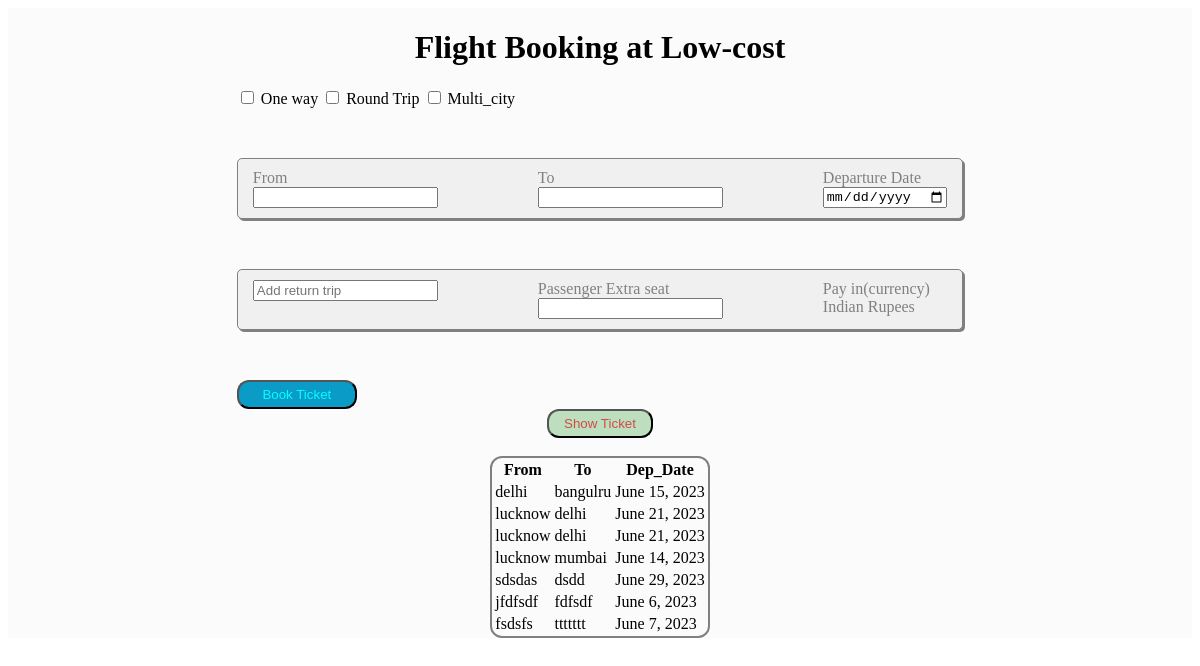
Before: / with the older database file.
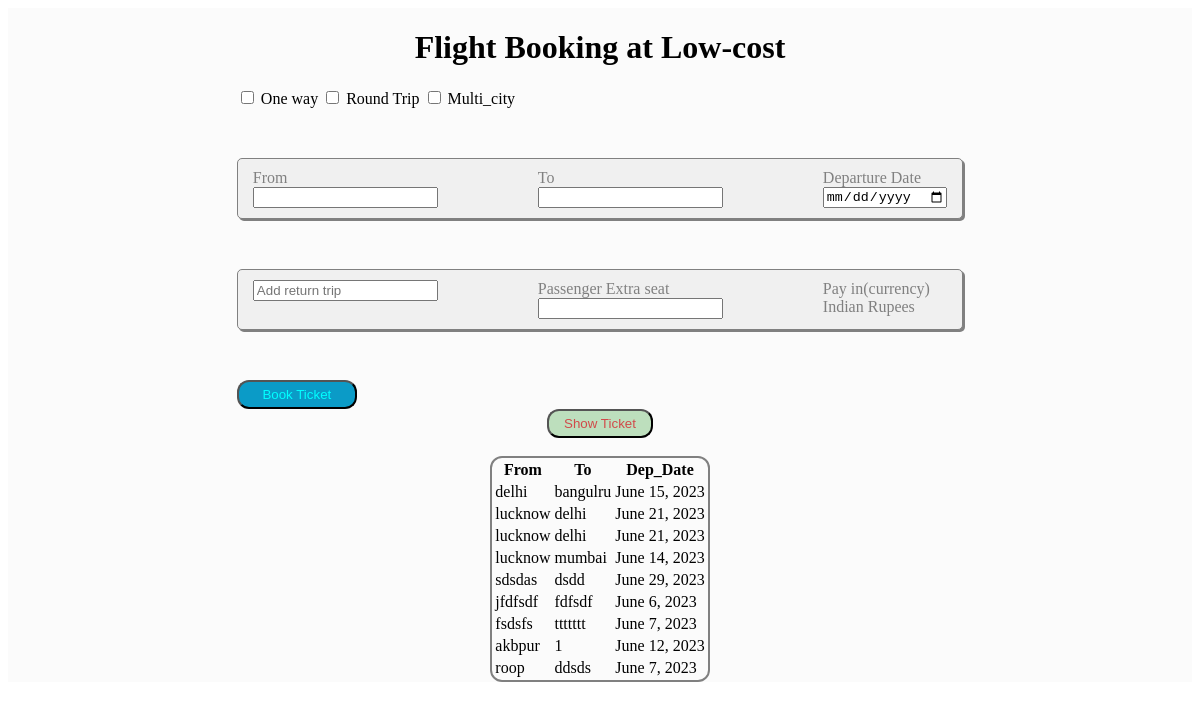
After: the same page with the newer database file.
### core/models.py (models this page shows)
class Book_ticket(models.Model):
    boofrom=models.CharField(max_length=50)
    bookTo=models.CharField(max_length=50)
    dep_date=models.DateField()

### indigo_ticket/views.py (the view, shortened to what this page needs)
# urls.py: 2. Add a URL to urlpatterns:  path('', views.home, name='home')
def home(request):
    if request.method=="GET":
        ticket=Book_ticket.objects.all()
        return render(request,'index.html',{'ticket':ticket})
    else:
        return render(request, 'index.html')

### templates/index.html (shortened to what this page needs)
<!DOCTYPE html>
<html lang="en">
<head>
</head>
<body>
    <div class="container">
        <div>
            <h1 id="A">Flight Booking at Low-cost</h1>
        </div>
        <form action="" method="POST" id="P">
            <div class="checkticket">
                <input type="checkbox" name="checkbox" id="check">
                <label for="check">One way</label>
                <input type="checkbox" name="check2">
                <label for="check2">Round Trip</label>
                <input type="checkbox" name="check3">
                <label for="check3">Multi_city</label>
            </div>
            <div class="from_to">
                <div class="fromlable">
                    <label for="from">From</label> <br>
                    <input type="text" name="boofrom" id="from">
                </div>
               <div class="tolable">
                <label for="to">To</label><br>
                <input type="text" name="bookTo" id="to">
               </div>
               <div class="cal">
                 <label for="calender">Departure Date</label><br>
                 <input type="date" name="dep_date" id="dep">
               </div>
            </div>
            <div class="from_to">
                <div>
                    <input type="text" name="" placeholder="Add return trip" id="addreturn">
                </div>
                <div class="tolable">
                    <label for="pass">Passenger Extra seat</label><br>
                    <input type="number" name="" id="pass">
                </div>
                <div class="tolable">
                    <label for="pass">Pay in(currency)</label><br>
                    <label for="pass">Indian Rupees</label><br>
                </div>
            </div>
            <button type="submit" href="/">Book Ticket</button>
        </form>
        <div class="getdata">
            <form action="" method="GET">
                <button type="submit" href="/">Show Ticket</button>
                <br>
                <div class="getoutput">
                <table>
                    <tr>
                        <th>From</th>
                        <th>To</th>
                        <th>Dep_Date</th>
                    </tr>
                    {% for x in ticket %}
                    <tr>
                        <td>{{x.boofrom}}</td>
                        <td>{{x.bookTo}}</td>
                        <td>{{x.dep_date}}</td>
                    </tr>
                    {% endfor %}
                </table>
                </div>
            </form>
        </div>
    </div>
</body>
</html>

### templates/index.html (style rules this page uses)
.container { display: flex; flex-direction: column; background-color: rgb(251, 251, 251); justify-content: center; align-items: center; }
#P { display: flex; flex-direction: column; gap: 50px; }
.from_to { display: flex; flex-direction: row; border: 1px solid grey; border-radius: 5px; box-shadow: 2px 2px gray; background-color: rgb(240, 240, 240); gap: 100px; padding: 10px 15px; }
.tolable label { color: gray; }
.fromlable label { color: gray; }
.cal { color: gray; }
#P button { display: inline; background-color: rgb(11, 155, 199); color: aqua; padding: 5px 10px; border-radius: 12px; width: 120px; }
.getdata form { display: flex; flex-direction: column; justify-content: center; align-items: center; }
.getdata button { background-color: rgb(189, 223, 189); color: rgb(209, 74, 74); padding: 5px 15px; border-radius: 12px; }
.getoutput { display: flex; flex-direction: column; border-radius: 12px; border: 2px solid gray; }

Changed rows visible on the page:
added Book_ticket: boofrom "akbpur", bookTo "1", dep_date "June 12, 2023"
added Book_ticket: boofrom "roop", bookTo "ddsds", dep_date "June 7, 2023"
